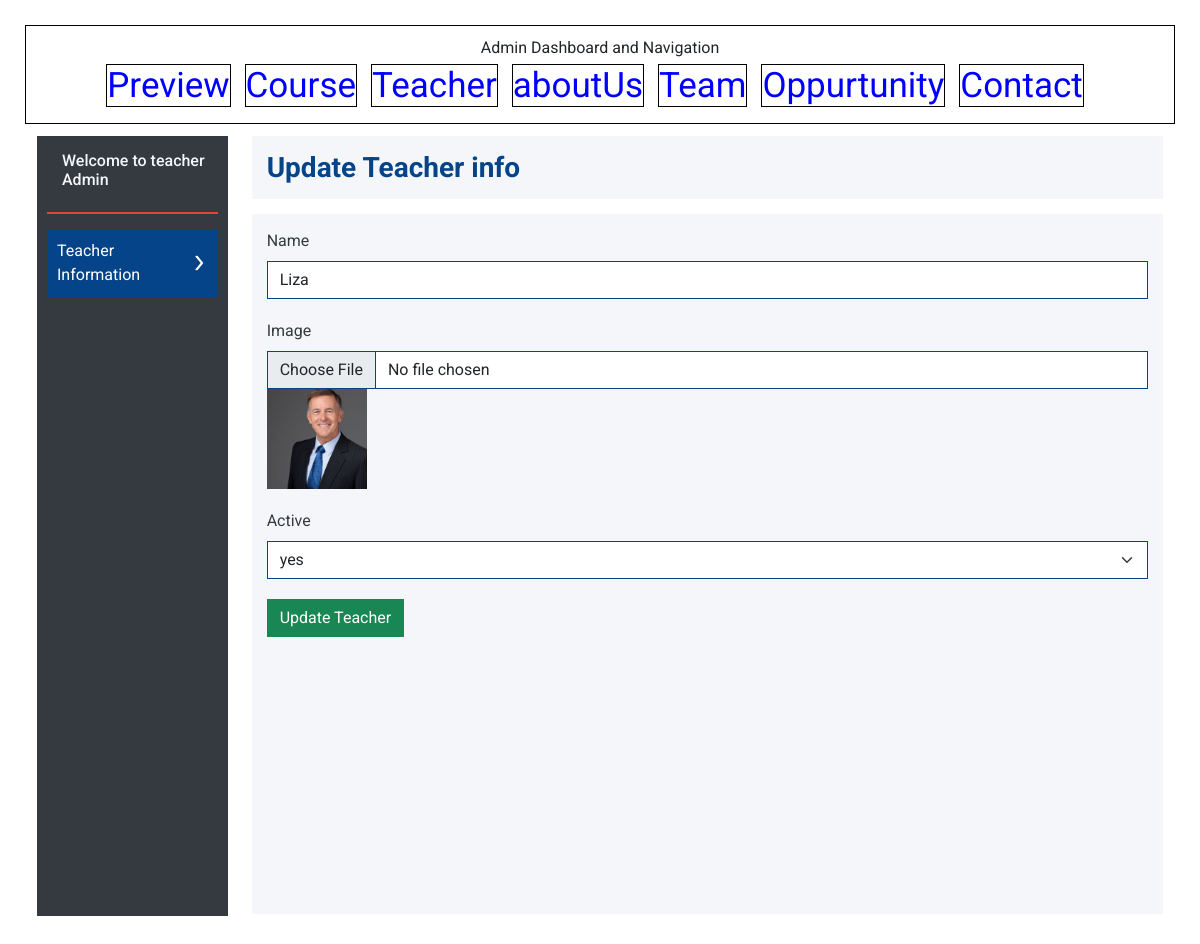
The page /admin/update-teacher.php?id=2 on the database its author committed.
### tables this page shows
CREATE TABLE `teacher` (
  `ID` int(11) NOT NULL,
  `Name` varchar(255) NOT NULL,
  `Image` varchar(255) NOT NULL,
  `Active` varchar(10) NOT NULL
);

### admin/function.php (called while the page is built, shortened)
<?php
    function Connection(){
        $connection = new mysqli('127.0.0.1','root','','testdatabase');
        return $connection;
    }

### admin/update-teacher.php (the view, shortened to what this page needs)
<?php
    include('header.php');
    include('sidebar.php');
    $id = $_GET['id'];
    $sql = "SELECT * FROM `teacher` WHERE `ID` = '$id'";
    $rs = Connection()->query($sql);
    $row = mysqli_fetch_assoc($rs);
?>
                <div class="col-10">
                    <div class="content-right">
                        <div class="top">
                            <h3>Update Teacher info</h3>
                        </div>
                        <div class="bottom">
                            <figure>
                                <form method="post" enctype="multipart/form-data" id="teacher-form">
                                   <div class="form-group">
                                        <label>Name</label>
                                        <input type="text" name="name" id="name" value="<?php echo $row['Name'] ?>" class="form-control">
                                    </div>
                                    <div class="form-group">
                                        <label>Image</label>
                                        <input type="file" name="img" id="img" class="form-control">
                                        <img id="show-img" src="../assets/Teacher/<?php echo $row['Image'] ?>" alt="" width="100px">
                                    </div>
                                    <div class="form-group">
                                        <label>Active</label>
                                        <select class="form-select" name="active">
                                            <option value="yes" <?php if($row['Active']=="yes") echo 'selected' ?> >yes</option>
                                        </select>
                                    </div>
                                    <div class="form-group">
                                        <button type="submit" name="btn-update-teacher" id="btn-update-teacher" class="btn btn-success">Update Teacher</button>
                                    </div>
                                </form>
                            </figure>
                        </div>
                    </div>
                </div>
            </div>
        </div>
    </main>
</body>
</html>

### admin/assets/style/theme.css (style rules this page uses)
:root { --black : #343A40; --orange : #EA4335; --blue : #064489; --white : #FFFFFF; --blur-gray : #F4F6F9; }
* { font-family: 'Roboto', sans-serif !important; }
.col-10 { flex: 0 0 auto; width: 81.333333% !important; }
.admin .content-right .bottom , .admin .content-right .top { padding: 15px; margin-bottom: 15px; background-color: var(--blur-gray); }
.admin .content-right .top h3 { color: var(--blue); margin-bottom: 0px; font-weight: bold; }
.admin .content-right .bottom label { color: var(--black); margin-bottom: 8px; }
.admin .content-right .bottom .form-group { margin-bottom: 20px; }
.admin .content-right .bottom .form-select , .admin .content-right .bottom .form-control { border-radius: 0px; border: 1px solid var(--blue); }
.admin .content-right .bottom { min-height: 87.5vh; }
.admin .content-right .bottom button { border-radius: 0px; }

### admin/header.php (style rules this page uses)
body { font-family: Arial, sans-serif; background-color: #f4f4f4; margin: 0; padding: 25px; }

### rows shown on the page
teacher: name "Liza", Image (picture), active "yes"
